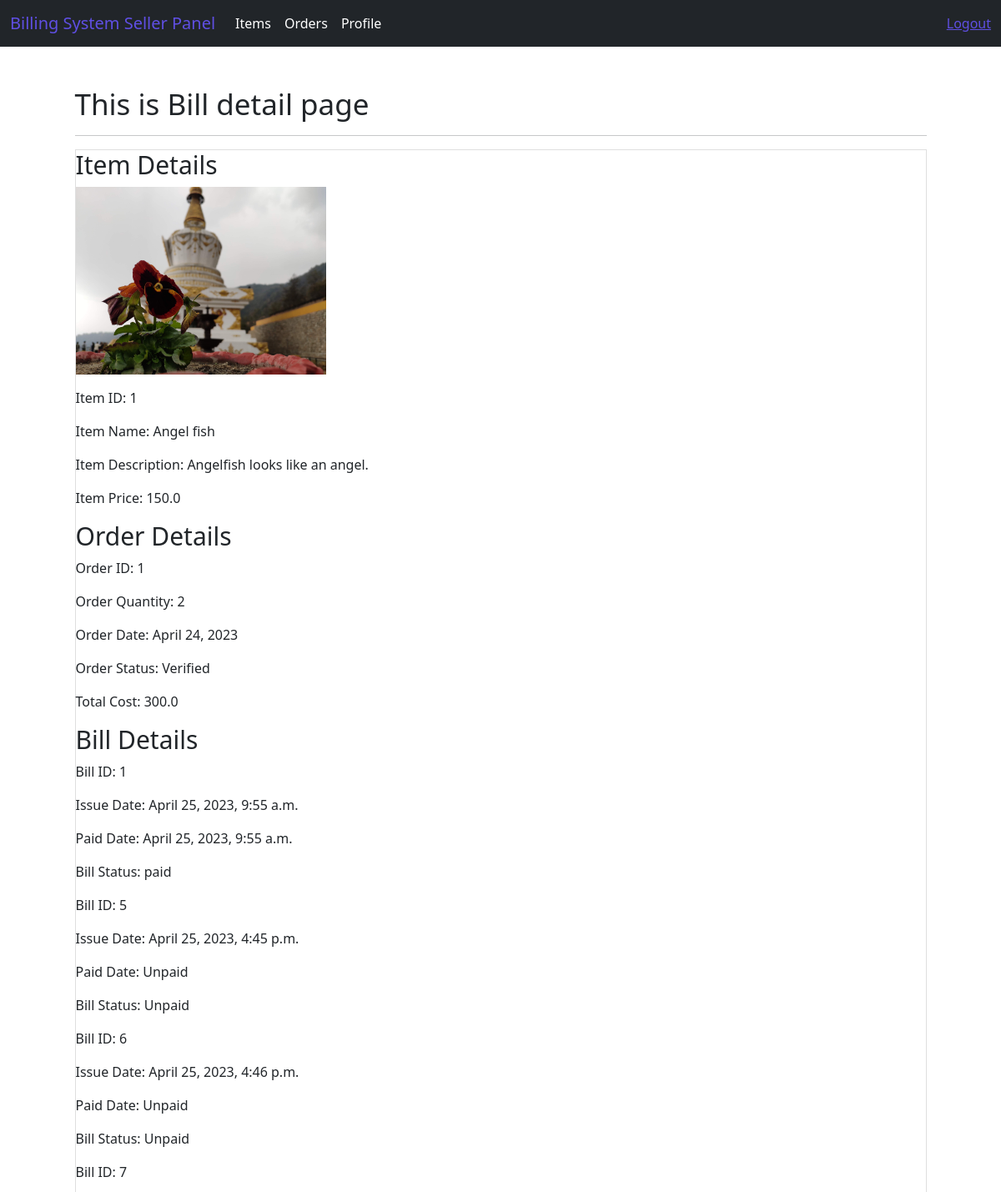
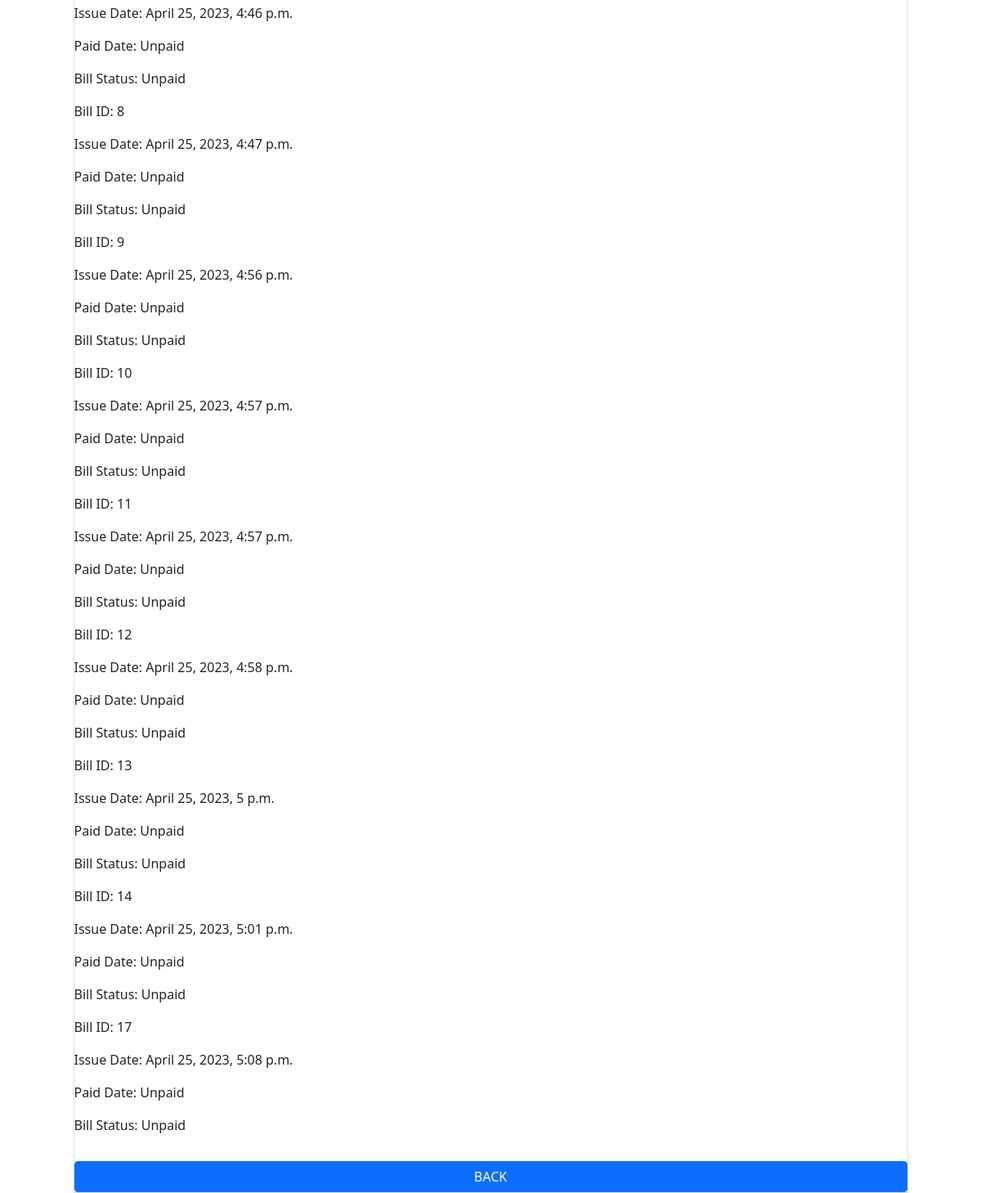
Screenshot of /seller/order/view/1 (signed in) with the database file from the repository (2 pictures, top to bottom).
### system/models.py (models this page shows, shortened)
class Item(models.Model):
    item_name = models.CharField(max_length=50)
    item_price = models.FloatField(default=00.00)
    item_image = models.ImageField(upload_to='Images/Items/')
    item_description = models.CharField(max_length=250)
    customusers = models.ForeignKey(CustomUser, on_delete=models.CASCADE, related_name='items')
    class Meta:
        db_table = "Items"

class Order(models.Model):
    VERIFIED = 'Verified'
    UNVERIFIED= 'Unverified'
    STATUS_CHOICES = [
            (VERIFIED, 'Verified'),
            (UNVERIFIED, 'Unverified')
            ]
    order_quantity = models.PositiveIntegerField(default=0)
    order_date = models.DateField(auto_now_add=True)
    order_status = models.CharField(max_length=20, choices=STATUS_CHOICES,default= "Unverified")
    item_id = models.ForeignKey(Item, on_delete=models.CASCADE)
    customusers = models.ForeignKey(CustomUser, on_delete=models.CASCADE, related_name='orders')
    total_cost = models.FloatField(default=0.0)
    class Meta:
        db_table = "Order"

class Bill(models.Model):
    PAID = 'Paid'
    UNPAID= 'Unpaid'
    STATUS_CHOICES = [
            (PAID, 'Paid'),
            (UNPAID, 'Unpaid')
            ]
    issue_date = models.DateTimeField(auto_now_add=True)
    paid_date = models.DateTimeField(default=None, blank=True, null=True)
    bill_status = models.CharField(max_length=10,choices=STATUS_CHOICES,default="Unpaid")
    customusers = models.ForeignKey(CustomUser, on_delete=models.CASCADE, related_name='bills')
    order_id = models.ForeignKey(Order, on_delete=models.CASCADE)
    class Meta:
        db_table = "Bills"

### Seller/views.py (the view)
# urls.py: path('order/view/<int:id>',views.bill_index,name= 'bill-index'),
@login_required(login_url='login')
def bill_index(request, id):
    order = Order.objects.select_related('item_id__customusers').get(id=id)
    item = order.item_id
    bills = Bill.objects.filter(order_id=id)
    context = {"order": order, "item": item, "bills": bills}
    return render(request, 'sellerPanel/orders/orders_view.html', context)

### templates/sellerPanel/orders/orders_view.html (shortened to what this page needs)
{% extends 'layouts/seller_master.html' %}
{% block content %}
<div class="container mt-5">
    <h1>This is Bill detail page</h1>
    <hr>
    <div class="card">
        <h2>Item Details</h2>
        <p><img src="{{ item.item_image.url }}" width="300"></p>
        <p>Item ID: {{ item.id }}</p>
        <p>Item Name: {{ item.item_name }}</p>
        <p>Item Description: {{ item.item_description }}</p>
        <p>Item Price: {{ item.item_price }}</p>
        <h2>Order Details</h2>
        <p>Order ID: {{ order.id }}</p>
        <p>Order Quantity: {{ order.order_quantity }}</p>
        <p>Order Date: {{ order.order_date }}</p>
        <p>Order Status: {{ order.order_status }}</p>
        <p>Total Cost: {{ order.total_cost }}</p>
        <h2>Bill Details</h2>
        {% for bill in bills %}
        <p>Bill ID: {{ bill.id }}</p>
        <p>Issue Date: {{ bill.issue_date }}</p>
        <p>Paid Date: {% if bill.paid_date %}
                        {{ bill.paid_date }}
                      {% else %}
                         Unpaid
                      {% endif %}</p>
        <p>Bill Status: {{ bill.bill_status }}</p>
        {% endfor %}
    <a href="{% url 'order-index' %}" class="btn btn-primary mt-3">BACK</a>
</div>
{% endblock %}

### static/css/style.css (style rules this page uses)
h1 { font-size: 35px; }
h2 { font-size: 30px; }

### rows the page displays
Item: item_image (picture), id "1", item_name "Angel fish", item_description "Angelfish looks like an angel.", item_price "150.0"
Order: id "1", order_quantity "2", order_date "April 24, 2023", order_status "Verified", total_cost "300.0"
Bill: id "1", issue_date "April 25, 2023, 9:55 a.m.", paid_date "April 25, 2023, 9:55 a.m.", bill_status "paid"
Bill: id "5", issue_date "April 25, 2023, 4:45 p.m.", shows "Unpaid", bill_status "Unpaid"
Bill: id "6", issue_date "April 25, 2023, 4:46 p.m.", shows "Unpaid", bill_status "Unpaid"
Bill: id "7", issue_date "April 25, 2023, 4:46 p.m.", shows "Unpaid", bill_status "Unpaid"
Bill: id "8", issue_date "April 25, 2023, 4:47 p.m.", shows "Unpaid", bill_status "Unpaid"
Bill: id "9", issue_date "April 25, 2023, 4:56 p.m.", shows "Unpaid", bill_status "Unpaid"
Bill: id "10", issue_date "April 25, 2023, 4:57 p.m.", shows "Unpaid", bill_status "Unpaid"
Bill: id "11", issue_date "April 25, 2023, 4:57 p.m.", shows "Unpaid", bill_status "Unpaid"
Bill: id "12", issue_date "April 25, 2023, 4:58 p.m.", shows "Unpaid", bill_status "Unpaid"
Bill: id "13", issue_date "April 25, 2023, 5 p.m.", shows "Unpaid", bill_status "Unpaid"
Bill: id "14", issue_date "April 25, 2023, 5:01 p.m.", shows "Unpaid", bill_status "Unpaid"
Bill: id "17", issue_date "April 25, 2023, 5:08 p.m.", shows "Unpaid", bill_status "Unpaid"
